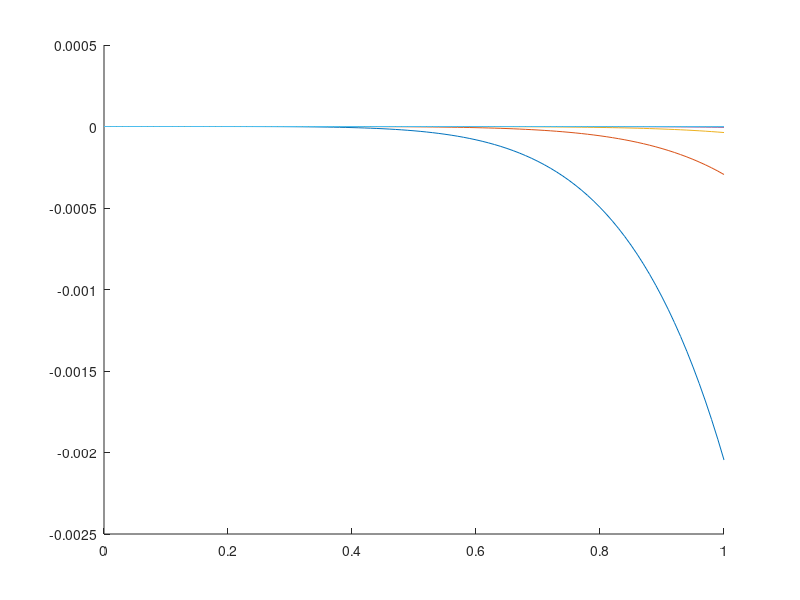

This chart was generated by the following MATLAB code:
%% FUNC TEST
P=@(k1,k2,A,m,n,t) exp(-k1.*t).*(A+k2.*(m.^n).*(k1.^(-(n+1))).*((-1).^n).*(gammainc(-k1.*t,n+1)-gammainc(0,n+1)));
PGamma=@(k1,k2,A,m,n,t) (gammainc(-k1.*t,n+1)-gammainc(0,n+1));
P2=@(k1,k2,A,m,n,t)  (k1.^(-(n+1))).*((-1).^n).*(gammainc(-k1.*t,n+1)-gammainc(0,n+1));
%k-=k1, k+=k2
A=0;
n=7;
m=7;
k1=0.45;
k2F=@(m,n) 0.45./(m.^n);

SETx=0:0.01:1;%time /min
figure
for n=5:1:10
    hold on
    plot(SETx,P2(k1,k2F(m,n),A,m,n,SETx))
end
% legend(string(5:1:10))